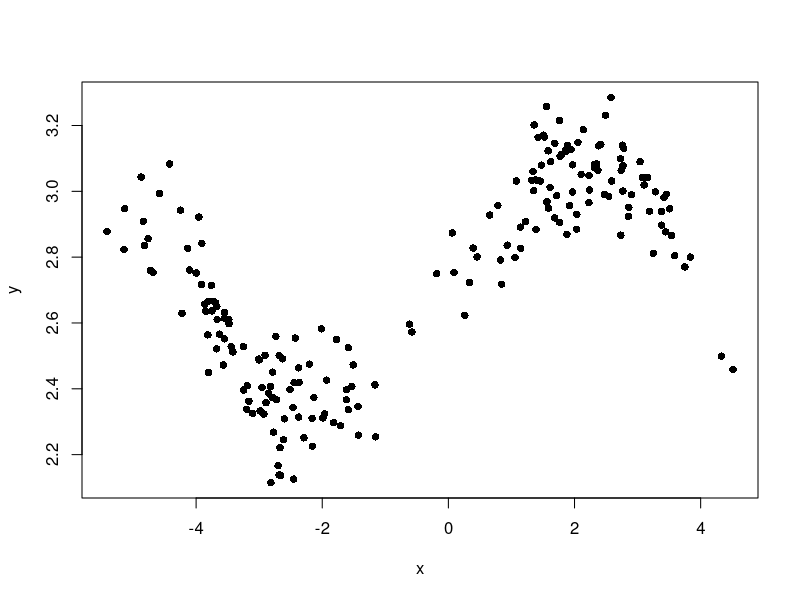
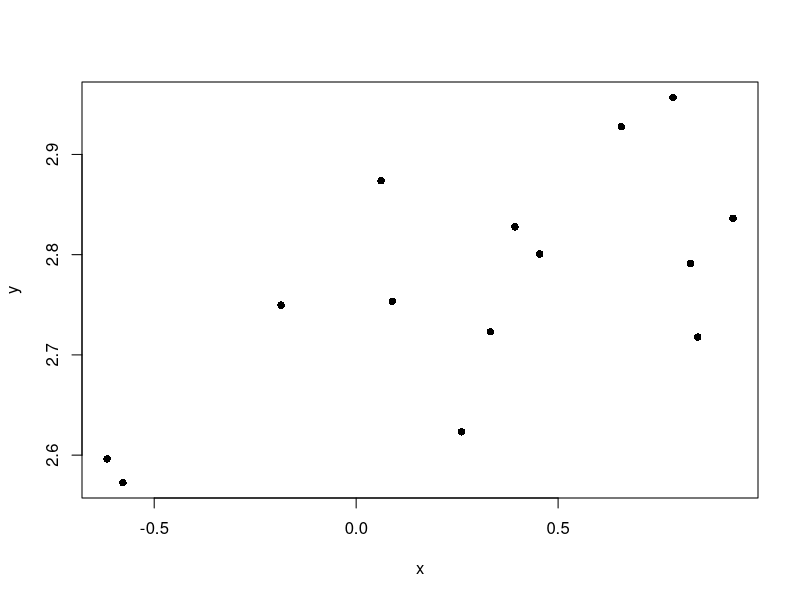
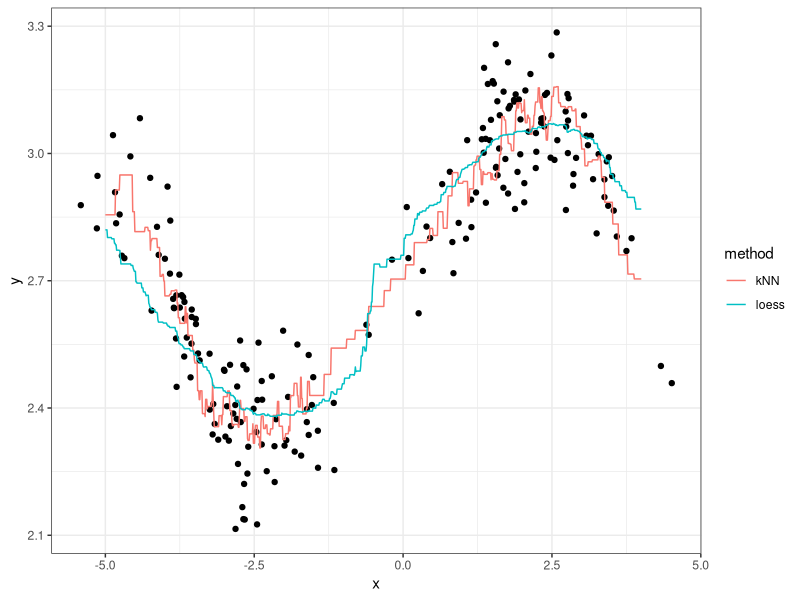

The R source for these figures, in order:
library(tidyverse)
library(knitr)

set.seed(87)
dat <- tibble(x = c(rnorm(100), rnorm(100)+5)-3,
              y = sin(x^2/5)/x + rnorm(200)/10 + exp(1))
kable(head(dat))

plot(dat, pch = 16)
dat$d <- abs(dat$x-0)
dat <- arrange(dat,d)
dat.knn <- dat[1:5,]
mean(dat.knn$y)
##########
r <- 1
dat2 <-filter(dat,dat[,3]<r)
plot(dat2[,1:2], pch = 16)
mean(dat2$y)


#####################
dat2 <- tibble(x = c(rnorm(100), rnorm(100)+5)-3,
              y = sin(x^2/5)/x + rnorm(200)/10 + exp(1))
xgrid <- seq(-5, 4, length.out=1000)
kNN_estimates <- map_dbl(xgrid, function(x){
  dat2$d <- abs(dat2$x-x)
  dat2 <- arrange(dat2,d)
  dat2.knn <- dat2[1:5,]
  yhat <- mean(dat2.knn$y)
  return(yhat)
})
loess_estimates <- map_dbl(xgrid, function(x){
  dat2$d <- abs(dat2$x-x)
  r <- 1
  dat2.2 <-filter(dat2,dat2[,3]<r)
  yhat2 <- mean(dat2.2$y)
  return(yhat2)
})
est <- tibble(x=xgrid, kNN=kNN_estimates, loess=loess_estimates) %>% 
  gather(key="method", value="estimate", kNN, loess)
ggplot() +
  geom_point(data=dat, mapping=aes(x,y), colour= 1) +
  geom_line(data=est, 
            mapping=aes(x,estimate, group=method, colour=method)) +
  theme_bw()
